Frame 1 (no input): blank canvas, image omitted
Frame 60 (no input): blank canvas, image omitted
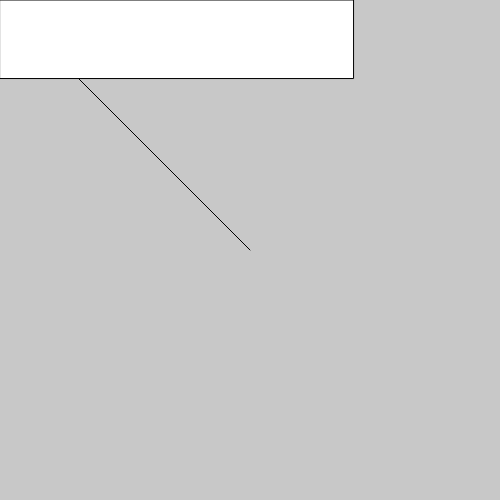
Frame 120 (the mouse pressed at the canvas centre since frame 60)

The p5.js sketch whose frames 1 and 60 were blank and that drew this single picture after the mouse press (run headless with seeded random() and noise() and a simulated clock; from frame 60 on, the mouse is pressed at the canvas centre):

// p5.js sketch
// ── sketch.js
function setup() {
  createCanvas(500, 500);

}

function draw() {
  background(200);
  var v1 = createVector(mouseX, mouseY);

  //translate(width / 2, height / 2);
  line(0, 0, v1.x, v1.y);

  rect(0, 0, v1.mag(), v1.heading() * 100); // v1.mag = sqrt(v1.x * v1.x + v1.y * v1.y);

}
